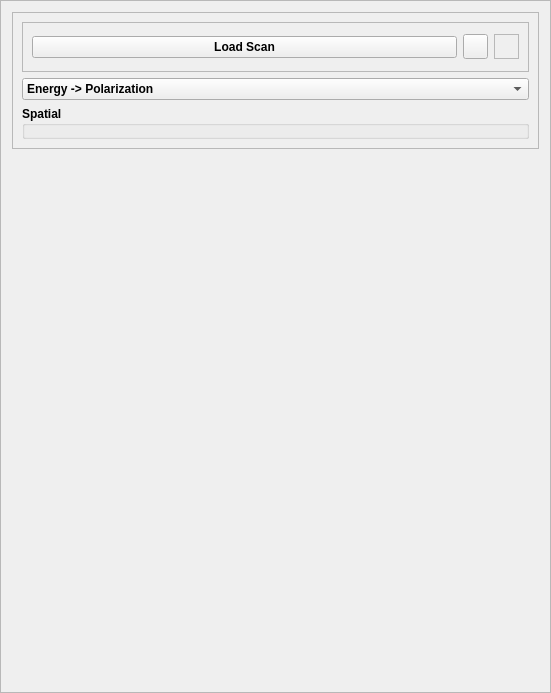
<?xml version="1.0" encoding="UTF-8"?>
<ui version="4.0">
 <class>Frame</class>
 <widget class="QFrame" name="Frame">
  <property name="geometry">
   <rect>
    <x>0</x>
    <y>0</y>
    <width>551</width>
    <height>693</height>
   </rect>
  </property>
  <property name="focusPolicy">
   <enum>Qt::StrongFocus</enum>
  </property>
  <property name="windowTitle">
   <string>Ptychography Scan</string>
  </property>
  <property name="frameShape">
   <enum>QFrame::StyledPanel</enum>
  </property>
  <property name="frameShadow">
   <enum>QFrame::Raised</enum>
  </property>
  <layout class="QVBoxLayout" name="verticalLayout_2">
   <item>
    <widget class="QFrame" name="frame">
     <property name="maximumSize">
      <size>
       <width>650</width>
       <height>16777215</height>
      </size>
     </property>
     <property name="frameShape">
      <enum>QFrame::StyledPanel</enum>
     </property>
     <property name="frameShadow">
      <enum>QFrame::Raised</enum>
     </property>
     <layout class="QVBoxLayout" name="verticalLayout_3">
      <item>
       <widget class="QFrame" name="loadscan_frame">
        <property name="minimumSize">
         <size>
          <width>0</width>
          <height>50</height>
         </size>
        </property>
        <property name="frameShape">
         <enum>QFrame::StyledPanel</enum>
        </property>
        <property name="frameShadow">
         <enum>QFrame::Sunken</enum>
        </property>
        <layout class="QHBoxLayout" name="horizontalLayout_5">
         <item>
          <widget class="QPushButton" name="loadScanBtn">
           <property name="font">
            <font>
             <weight>75</weight>
             <bold>true</bold>
            </font>
           </property>
           <property name="text">
            <string>Load Scan</string>
           </property>
          </widget>
         </item>
         <item>
          <widget class="QToolButton" name="helpBtn">
           <property name="minimumSize">
            <size>
             <width>25</width>
             <height>25</height>
            </size>
           </property>
           <property name="maximumSize">
            <size>
             <width>25</width>
             <height>25</height>
            </size>
           </property>
           <property name="text">
            <string/>
           </property>
           <property name="icon">
            <iconset resource="../../../../../../icons/icons.qrc">
             <normaloff>:/scan_plugins/helplite.png</normaloff>:/scan_plugins/helplite.png</iconset>
           </property>
           <property name="iconSize">
            <size>
             <width>50</width>
             <height>50</height>
            </size>
           </property>
          </widget>
         </item>
         <item>
          <widget class="QLabel" name="rtclkpic">
           <property name="maximumSize">
            <size>
             <width>25</width>
             <height>25</height>
            </size>
           </property>
           <property name="autoFillBackground">
            <bool>true</bool>
           </property>
           <property name="frameShape">
            <enum>QFrame::StyledPanel</enum>
           </property>
           <property name="text">
            <string/>
           </property>
           <property name="pixmap">
            <pixmap resource="../../../../../../icons/icons.qrc">:/scan_plugins/icons8-mouse-right-click-50.png</pixmap>
           </property>
           <property name="scaledContents">
            <bool>true</bool>
           </property>
           <property name="alignment">
            <set>Qt::AlignRight|Qt::AlignTrailing|Qt::AlignVCenter</set>
           </property>
          </widget>
         </item>
        </layout>
       </widget>
      </item>
      <item>
       <widget class="QComboBox" name="evpol_flg_comboBox">
        <property name="font">
         <font>
          <weight>75</weight>
          <bold>true</bold>
         </font>
        </property>
        <item>
         <property name="text">
          <string>Energy -&gt; Polarization</string>
         </property>
        </item>
        <item>
         <property name="text">
          <string>Polarization -&gt; Energy</string>
         </property>
        </item>
       </widget>
      </item>
      <item>
       <widget class="QGroupBox" name="evGrpBox">
        <property name="maximumSize">
         <size>
          <width>16777215</width>
          <height>16777215</height>
         </size>
        </property>
        <property name="font">
         <font>
          <weight>75</weight>
          <bold>true</bold>
         </font>
        </property>
        <property name="title">
         <string>Spatial</string>
        </property>
        <layout class="QVBoxLayout" name="verticalLayout">
         <property name="spacing">
          <number>5</number>
         </property>
         <property name="leftMargin">
          <number>5</number>
         </property>
         <property name="topMargin">
          <number>5</number>
         </property>
         <property name="rightMargin">
          <number>2</number>
         </property>
         <property name="bottomMargin">
          <number>5</number>
         </property>
         <item>
          <layout class="QHBoxLayout" name="horizontalLayout_2"/>
         </item>
        </layout>
       </widget>
      </item>
     </layout>
    </widget>
   </item>
   <item>
    <spacer name="verticalSpacer">
     <property name="orientation">
      <enum>Qt::Vertical</enum>
     </property>
     <property name="sizeHint" stdset="0">
      <size>
       <width>20</width>
       <height>310</height>
      </size>
     </property>
    </spacer>
   </item>
  </layout>
 </widget>
 <resources>
  <include location="../../../../../../icons/icons.qrc"/>
 </resources>
 <connections/>
</ui>
